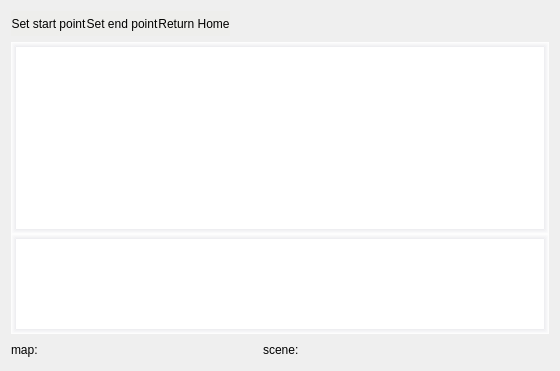
            <widget class="QWidget" name="page_4">
             <layout class="QVBoxLayout" name="verticalLayout_14">
              <item>
               <layout class="QVBoxLayout" name="verticalLayout_13">
                <item>
                 <layout class="QHBoxLayout" name="horizontalLayout_11">
                  <property name="spacing">
                   <number>0</number>
                  </property>
                  <item>
                   <widget class="QPushButton" name="set_pos_btn">
                    <property name="minimumSize">
                     <size>
                      <width>0</width>
                      <height>25</height>
                     </size>
                    </property>
                    <property name="maximumSize">
                     <size>
                      <width>16777215</width>
                      <height>16777215</height>
                     </size>
                    </property>
                    <property name="styleSheet">
                     <string notr="true">QPushButton:hover{
background-color:rgb(186, 189, 182);
border-bottom:2px solid rgb(67, 154, 246);
}
QPushButton:checked{
background-color:cyan;
border-bottom:2px solid white 
}
QPushButton:pressed{
background-color:rgb(67, 154, 246)
}
QPushButton{
background-color:rgb(238, 238, 236);
border:none; 
padding:0px 0px 0px 0px;
margin:0px 0px 0px 0px;
}</string>
                    </property>
                    <property name="text">
                     <string>Set start point</string>
                    </property>
                    <property name="icon">
                     <iconset>
                      <normaloff>:/image/data/images/classes/SetInitialPose.png</normaloff>:/image/data/images/classes/SetInitialPose.png</iconset>
                    </property>
                   </widget>
                  </item>
                  <item>
                   <widget class="QPushButton" name="set_goal_btn">
                    <property name="minimumSize">
                     <size>
                      <width>0</width>
                      <height>25</height>
                     </size>
                    </property>
                    <property name="styleSheet">
                     <string notr="true">QPushButton:hover{
background-color:rgb(186, 189, 182);
border-bottom:2px solid rgb(67, 154, 246);
}
QPushButton:checked{
background-color:cyan;
border-bottom:2px solid white 
}
QPushButton:pressed{
background-color:rgb(67, 154, 246)
}
QPushButton{
background-color:rgb(238, 238, 236);
border:none; 
padding:0px 0px 0px 0px;
margin:0px 0px 0px 0px;
}</string>
                    </property>
                    <property name="text">
                     <string>Set end point</string>
                    </property>
                    <property name="icon">
                     <iconset>
                      <normaloff>:/image/data/images/classes/SetGoal.png</normaloff>:/image/data/images/classes/SetGoal.png</iconset>
                    </property>
                   </widget>
                  </item>
                  <item>
                   <widget class="QPushButton" name="return_btn">
                    <property name="maximumSize">
                     <size>
                      <width>16777215</width>
                      <height>25</height>
                     </size>
                    </property>
                    <property name="styleSheet">
                     <string notr="true">QPushButton:hover{
background-color:rgb(186, 189, 182);
border-bottom:2px solid rgb(67, 154, 246);
}
QPushButton:checked{
background-color:cyan;
border-bottom:2px solid white 
}
QPushButton:pressed{
background-color:rgb(67, 154, 246)
}
QPushButton{
background-color:rgb(238, 238, 236);
border:none; 
padding:0px 0px 0px 0px;
margin:0px 0px 0px 0px;
}</string>
                    </property>
                    <property name="text">
                     <string>Return Home</string>
                    </property>
                    <property name="icon">
                     <iconset>
                      <normaloff>:/image/data/images/return.png</normaloff>:/image/data/images/return.png</iconset>
                    </property>
                   </widget>
                  </item>
                  <item>
                   <spacer name="horizontalSpacer_2">
                    <property name="orientation">
                     <enum>Qt::Horizontal</enum>
                    </property>
                    <property name="sizeHint" stdset="0">
                     <size>
                      <width>40</width>
                      <height>20</height>
                     </size>
                    </property>
                   </spacer>
                  </item>
                 </layout>
                </item>
                <item>
                 <layout class="QVBoxLayout" name="verticalLayout_build_map">
                  <property name="spacing">
                   <number>0</number>
                  </property>
                  <item>
                   <widget class="QGraphicsView" name="mapViz">
                    <property name="layoutDirection">
                     <enum>Qt::LeftToRight</enum>
                    </property>
                    <property name="styleSheet">
                     <string notr="true">QGraphicsView{
border-top: 5px solid qlineargradient(y0:0, y1:1,stop: 0 #ececef, stop: 1 white);
border-left: 5px solid qlineargradient(x0:0, x1:1,stop: 0 #ececef, stop: 1 white);
 border-bottom: 5px solid qlineargradient(y0:0, y1:1,stop: 0 white, stop: 1  #ececef);
border-right: 5px solid qlineargradient(x0:0, x1:1,stop:  0 white, stop: 1 #ececef);
background-color: rgb(255,255,255);
}
</string>
                    </property>
                    <property name="verticalScrollBarPolicy">
                     <enum>Qt::ScrollBarAlwaysOff</enum>
                    </property>
                    <property name="horizontalScrollBarPolicy">
                     <enum>Qt::ScrollBarAlwaysOff</enum>
                    </property>
                   </widget>
                  </item>
                  <item>
                   <widget class="QWidget" name="widget_rviz" native="true">
                    <property name="minimumSize">
                     <size>
                      <width>0</width>
                      <height>100</height>
                     </size>
                    </property>
                    <property name="styleSheet">
                     <string notr="true">QWidget{
border-top: 5px solid qlineargradient(y0:0, y1:1,stop: 0 #ececef, stop: 1 white);
border-left: 5px solid qlineargradient(x0:0, x1:1,stop: 0 #ececef, stop: 1 white);
 border-bottom: 5px solid qlineargradient(y0:0, y1:1,stop: 0 white, stop: 1  #ececef);
border-right: 5px solid qlineargradient(x0:0, x1:1,stop:  0 white, stop: 1 #ececef);
background-color: rgb(255,255,255);
}
</string>
                    </property>
                    <layout class="QVBoxLayout" name="verticalLayout_16">
                     <item>
                      <layout class="QVBoxLayout" name="verticalLayout_rviz"/>
                     </item>
                    </layout>
                   </widget>
                  </item>
                 </layout>
                </item>
                <item>
                 <layout class="QHBoxLayout" name="horizontalLayout_12">
                  <item>
                   <widget class="QLabel" name="label">
                    <property name="minimumSize">
                     <size>
                      <width>40</width>
                      <height>20</height>
                     </size>
                    </property>
                    <property name="maximumSize">
                     <size>
                      <width>40</width>
                      <height>20</height>
                     </size>
                    </property>
                    <property name="text">
                     <string>map:</string>
                    </property>
                   </widget>
                  </item>
                  <item>
                   <widget class="QLabel" name="label_pos_map">
                    <property name="minimumSize">
                     <size>
                      <width>200</width>
                      <height>20</height>
                     </size>
                    </property>
                    <property name="maximumSize">
                     <size>
                      <width>200</width>
                      <height>20</height>
                     </size>
                    </property>
                    <property name="styleSheet">
                     <string notr="true"/>
                    </property>
                    <property name="text">
                     <string/>
                    </property>
                   </widget>
                  </item>
                  <item>
                   <widget class="QLabel" name="label_5">
                    <property name="minimumSize">
                     <size>
                      <width>40</width>
                      <height>20</height>
                     </size>
                    </property>
                    <property name="maximumSize">
                     <size>
                      <width>40</width>
                      <height>20</height>
                     </size>
                    </property>
                    <property name="text">
                     <string>scene:</string>
                    </property>
                   </widget>
                  </item>
                  <item>
                   <widget class="QLabel" name="label_pos_scene">
                    <property name="minimumSize">
                     <size>
                      <width>200</width>
                      <height>20</height>
                     </size>
                    </property>
                    <property name="maximumSize">
                     <size>
                      <width>200</width>
                      <height>20</height>
                     </size>
                    </property>
                    <property name="text">
                     <string/>
                    </property>
                   </widget>
                  </item>
                  <item>
                   <spacer name="horizontalSpacer_3">
                    <property name="orientation">
                     <enum>Qt::Horizontal</enum>
                    </property>
                    <property name="sizeHint" stdset="0">
                     <size>
                      <width>40</width>
                      <height>20</height>
                     </size>
                    </property>
                   </spacer>
                  </item>
                 </layout>
                </item>
               </layout>
              </item>
             </layout>
            </widget>
